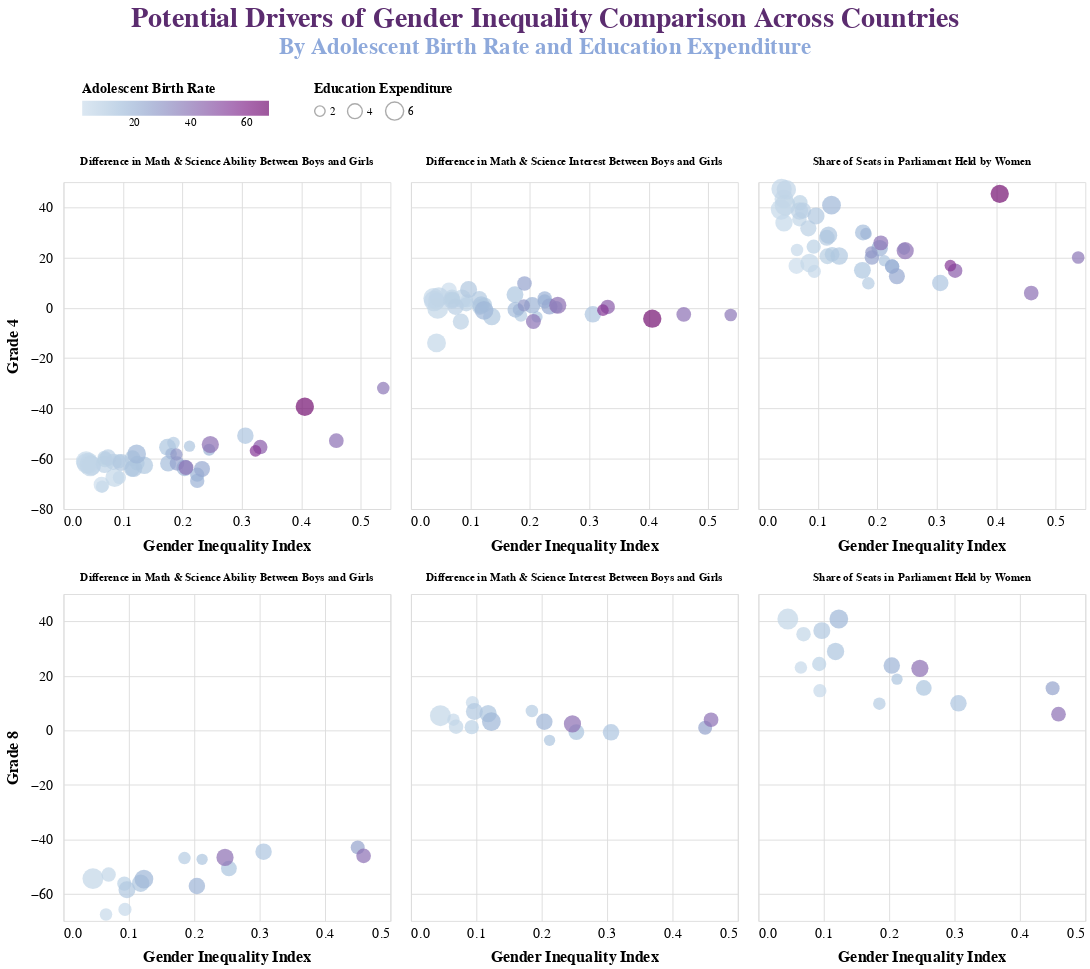

Write notebook code for a chart like this one.
### Code cell
(g4_graph & g8_graph).properties(title={'text': ['Potential Drivers of Gender Inequality Comparison Across Countries'],
           'subtitle': ['By Adolescent Birth Rate and Education Expenditure'],
          }).configure_title(
        fontSize=30,
        fontWeight='bold',
        color='#5B2C6F',
        anchor='middle',
        subtitlePadding=3,
        subtitleColor='#8EA9DB',
        subtitleFontWeight='bolder',
            subtitleFontSize=25,
            offset=5

        ).configure_legend(orient='top',
                          columnPadding=10,
                          offset=10,
                          padding=20,
                          symbolSize=350,
                          labelFontSize=12,
                          titleFontSize=15

        ).configure_axis(
                 labelFontSize=15,
                 titleFontSize=17,
                 titleFontWeight='bolder',
                 titlePadding=10)

### Figure 1 — Vega-Lite specification as saved in the notebook (floating-point values rounded to 4 significant figures; data arrays with more than 128 entries replaced by an {"elided": "..."} marker saying what was removed)
{"config": {"view": {"continuousWidth": 400, "continuousHeight": 300}, "axis": {"labelFontSize": 15, "titleFontSize": 17, "titleFontWeight": "bolder", "titlePadding": 10}, "legend": {"columnPadding": 10, "labelFontSize": 12, "offset": 10, "orient": "top", "padding": 20, "symbolSize": 350, "titleFontSize": 15}, "title": {"anchor": "middle", "color": "#5B2C6F", "fontSize": 30, "fontWeight": "bold", "offset": 5, "subtitleColor": "#8EA9DB", "subtitleFontSize": 25, "subtitleFontWeight": "bolder", "subtitlePadding": 3}}, "vconcat": [{"data": {"name": "data-321869e287df1d734f77c56a8e03affe"}, "facet": {"column": {"type": "nominal", "field": "type", "header": {"labelFontSize": 12, "labelFontWeight": "bold"}, "title": null}}, "spec": {"mark": "circle", "encoding": {"color": {"type": "quantitative", "field": "Adolescent birth rate", "scale": {"scheme": "bluepurple"}, "title": "Adolescent Birth Rate"}, "size": {"type": "quantitative", "field": "Government expenditure on education", "legend": {"symbolFillColor": "7A7A7A"}, "scale": {"range": [0, 500]}, "title": "Education Expenditure"}, "tooltip": {"type": "nominal", "field": "Country"}, "x": {"type": "quantitative", "axis": {"domain": false, "labelPadding": 5, "labels": true, "tickCount": 5, "ticks": false}, "field": "Gender Inequality Index", "scale": {"zero": false}}, "y": {"type": "quantitative", "axis": {"domain": false, "labelPadding": 10, "labels": true, "tickCount": 5, "ticks": false}, "field": "count", "scale": {"zero": false}, "title": "Grade 4"}}, "height": 350, "width": 350}}, {"data": {"name": "data-ba35b8dccd4aecbd51134767038897a0"}, "facet": {"column": {"type": "nominal", "field": "type", "header": {"labelFontSize": 12, "labelFontWeight": "bold"}, "title": null}}, "spec": {"mark": "circle", "encoding": {"color": {"type": "quantitative", "field": "Adolescent birth rate", "scale": {"scheme": "bluepurple"}, "title": "Adolescent Birth Rate"}, "size": {"type": "quantitative", "field": "Government expenditure on education", "legend": {"symbolFillColor": "7A7A7A"}, "scale": {"range": [0, 500]}, "title": "Education Expenditure"}, "tooltip": {"type": "nominal", "field": "Country"}, "x": {"type": "quantitative", "axis": {"domain": false, "labelPadding": 5, "labels": true, "tickCount": 5, "ticks": false}, "field": "Gender Inequality Index", "scale": {"zero": false}}, "y": {"type": "quantitative", "axis": {"domain": false, "labelPadding": 10, "labels": true, "tickCount": 5, "ticks": false}, "field": "count", "scale": {"zero": false}, "title": "Grade 8"}}, "height": 350, "width": 350}}], "title": {"text": ["Potential Drivers of Gender Inequality Comparison Across Countries"], "subtitle": ["By Adolescent Birth Rate and Education Expenditure"]}, "$schema": "https://vega.github.io/schema/vega-lite/v4.8.1.json", "datasets": {"data-321869e287df1d734f77c56a8e03affe": {"elided": "129 records"}, "data-ba35b8dccd4aecbd51134767038897a0": [{"Country": "Singapore", "Gender Inequality Index": 0.065, "Government expenditure on education": 2.854, "Adolescent birth rate": 3.53, "type": "Share of Seats in Parliament Held by Women", "count": 23.0}, {"Country": "Japan", "Gender Inequality Index": 0.094, "Government expenditure on education": 3.186, "Adolescent birth rate": 3.78, "type": "Share of Seats in Parliament Held by Women", "count": 14.51}, {"Country": "Norway", "Gender Inequality Index": 0.045, "Government expenditure on education": 7.976, "Adolescent birth rate": 5.141, "type": "Share of Seats in Parliament Held by Women", "count": 40.83}, {"Country": "Italy", "Gender Inequality Index": 0.069, "Government expenditure on education": 3.829, "Adolescent birth rate": 5.24, "type": "Share of Seats in Parliament Held by Women", "count": 35.26}, {"Country": "Ireland", "Gender Inequality Index": 0.093, "Government expenditure on education": 3.72, "Adolescent birth rate": 7.515, "type": "Share of Seats in Parliament Held by Women", "count": 24.31}, {"Country": "Qatar", "Gender Inequality Index": 0.185, "Government expenditure on education": 2.864, "Adolescent birth rate": 9.922, "type": "Share of Seats in Parliament Held by Women", "count": 9.756}, {"Country": "Australia", "Gender Inequality Index": 0.097, "Government expenditure on education": 5.272, "Adolescent birth rate": 11.71, "type": "Share of Seats in Parliament Held by Women", "count": 36.56}, {"Country": "Oman", "Gender Inequality Index": 0.306, "Government expenditure on education": 4.97, "Adolescent birth rate": 13.06, "type": "Share of Seats in Parliament Held by Women", "count": 9.884}, {"Country": "Bahrain", "Gender Inequality Index": 0.212, "Government expenditure on education": 2.327, "Adolescent birth rate": 13.37, "type": "Share of Seats in Parliament Held by Women", "count": 18.75}, {"Country": "England", "Gender Inequality Index": 0.118, "Government expenditure on education": 5.487, "Adolescent birth rate": 13.37, "type": "Share of Seats in Parliament Held by Women", "count": 28.91}, {"Country": "Malaysia", "Gender Inequality Index": 0.253, "Government expenditure on education": 4.535, "Adolescent birth rate": 13.41, "type": "Share of Seats in Parliament Held by Women", "count": 15.52}, {"Country": "New Zealand", "Gender Inequality Index": 0.123, "Government expenditure on education": 6.443, "Adolescent birth rate": 19.27, "type": "Share of Seats in Parliament Held by Women", "count": 40.83}, {"Country": "United States", "Gender Inequality Index": 0.204, "Government expenditure on education": 4.962, "Adolescent birth rate": 19.86, "type": "Share of Seats in Parliament Held by Women", "count": 23.73}, {"Country": "Jordan", "Gender Inequality Index": 0.45, "Government expenditure on education": 3.589, "Adolescent birth rate": 25.88, "type": "Share of Seats in Parliament Held by Women", "count": 15.38}, {"Country": "Iran", "Gender Inequality Index": 0.459, "Government expenditure on education": 3.955, "Adolescent birth rate": 40.63, "type": "Share of Seats in Parliament Held by Women", "count": 5.882}, {"Country": "Chile", "Gender Inequality Index": 0.247, "Government expenditure on education": 5.403, "Adolescent birth rate": 41.05, "type": "Share of Seats in Parliament Held by Women", "count": 22.73}, {"Country": "Singapore", "Gender Inequality Index": 0.065, "Government expenditure on education": 2.854, "Adolescent birth rate": 3.53, "type": "Difference in Math & Science Interest Between Boys and Girls", "count": 3.888}, {"Country": "Japan", "Gender Inequality Index": 0.094, "Government expenditure on education": 3.186, "Adolescent birth rate": 3.78, "type": "Difference in Math & Science Interest Between Boys and Girls", "count": 10.14}, {"Country": "Norway", "Gender Inequality Index": 0.045, "Government expenditure on education": 7.976, "Adolescent birth rate": 5.141, "type": "Difference in Math & Science Interest Between Boys and Girls", "count": 5.327}, {"Country": "Italy", "Gender Inequality Index": 0.069, "Government expenditure on education": 3.829, "Adolescent birth rate": 5.24, "type": "Difference in Math & Science Interest Between Boys and Girls", "count": 1.292}, {"Country": "Ireland", "Gender Inequality Index": 0.093, "Government expenditure on education": 3.72, "Adolescent birth rate": 7.515, "type": "Difference in Math & Science Interest Between Boys and Girls", "count": 1.132}, {"Country": "Qatar", "Gender Inequality Index": 0.185, "Government expenditure on education": 2.864, "Adolescent birth rate": 9.922, "type": "Difference in Math & Science Interest Between Boys and Girls", "count": 7.065}, {"Country": "Australia", "Gender Inequality Index": 0.097, "Government expenditure on education": 5.272, "Adolescent birth rate": 11.71, "type": "Difference in Math & Science Interest Between Boys and Girls", "count": 6.836}, {"Country": "Oman", "Gender Inequality Index": 0.306, "Government expenditure on education": 4.97, "Adolescent birth rate": 13.06, "type": "Difference in Math & Science Interest Between Boys and Girls", "count": -0.7771}, {"Country": "Bahrain", "Gender Inequality Index": 0.212, "Government expenditure on education": 2.327, "Adolescent birth rate": 13.37, "type": "Difference in Math & Science Interest Between Boys and Girls", "count": -3.714}, {"Country": "England", "Gender Inequality Index": 0.118, "Government expenditure on education": 5.487, "Adolescent birth rate": 13.37, "type": "Difference in Math & Science Interest Between Boys and Girls", "count": 6.067}, {"Country": "Malaysia", "Gender Inequality Index": 0.253, "Government expenditure on education": 4.535, "Adolescent birth rate": 13.41, "type": "Difference in Math & Science Interest Between Boys and Girls", "count": -0.7089}, {"Country": "New Zealand", "Gender Inequality Index": 0.123, "Government expenditure on education": 6.443, "Adolescent birth rate": 19.27, "type": "Difference in Math & Science Interest Between Boys and Girls", "count": 3.176}, {"Country": "United States", "Gender Inequality Index": 0.204, "Government expenditure on education": 4.962, "Adolescent birth rate": 19.86, "type": "Difference in Math & Science Interest Between Boys and Girls", "count": 3.106}, {"Country": "Jordan", "Gender Inequality Index": 0.45, "Government expenditure on education": 3.589, "Adolescent birth rate": 25.88, "type": "Difference in Math & Science Interest Between Boys and Girls", "count": 0.9347}, {"Country": "Iran", "Gender Inequality Index": 0.459, "Government expenditure on education": 3.955, "Adolescent birth rate": 40.63, "type": "Difference in Math & Science Interest Between Boys and Girls", "count": 3.852}, {"Country": "Chile", "Gender Inequality Index": 0.247, "Government expenditure on education": 5.403, "Adolescent birth rate": 41.05, "type": "Difference in Math & Science Interest Between Boys and Girls", "count": 2.318}, {"Country": "Singapore", "Gender Inequality Index": 0.065, "Government expenditure on education": 2.854, "Adolescent birth rate": 3.53, "type": "Difference in Math & Science Ability Between Boys and Girls", "count": -67.63}, {"Country": "Japan", "Gender Inequality Index": 0.094, "Government expenditure on education": 3.186, "Adolescent birth rate": 3.78, "type": "Difference in Math & Science Ability Between Boys and Girls", "count": -65.79}, {"Country": "Norway", "Gender Inequality Index": 0.045, "Government expenditure on education": 7.976, "Adolescent birth rate": 5.141, "type": "Difference in Math & Science Ability Between Boys and Girls", "count": -54.46}, {"Country": "Italy", "Gender Inequality Index": 0.069, "Government expenditure on education": 3.829, "Adolescent birth rate": 5.24, "type": "Difference in Math & Science Ability Between Boys and Girls", "count": -53.0}, {"Country": "Ireland", "Gender Inequality Index": 0.093, "Government expenditure on education": 3.72, "Adolescent birth rate": 7.515, "type": "Difference in Math & Science Ability Between Boys and Girls", "count": -56.32}, {"Country": "Qatar", "Gender Inequality Index": 0.185, "Government expenditure on education": 2.864, "Adolescent birth rate": 9.922, "type": "Difference in Math & Science Ability Between Boys and Girls", "count": -46.94}, {"Country": "Australia", "Gender Inequality Index": 0.097, "Government expenditure on education": 5.272, "Adolescent birth rate": 11.71, "type": "Difference in Math & Science Ability Between Boys and Girls", "count": -58.55}, {"Country": "Oman", "Gender Inequality Index": 0.306, "Government expenditure on education": 4.97, "Adolescent birth rate": 13.06, "type": "Difference in Math & Science Ability Between Boys and Girls", "count": -44.59}, {"Country": "Bahrain", "Gender Inequality Index": 0.212, "Government expenditure on education": 2.327, "Adolescent birth rate": 13.37, "type": "Difference in Math & Science Ability Between Boys and Girls", "count": -47.38}, {"Country": "England", "Gender Inequality Index": 0.118, "Government expenditure on education": 5.487, "Adolescent birth rate": 13.37, "type": "Difference in Math & Science Ability Between Boys and Girls", "count": -56.16}, {"Country": "Malaysia", "Gender Inequality Index": 0.253, "Government expenditure on education": 4.535, "Adolescent birth rate": 13.41, "type": "Difference in Math & Science Ability Between Boys and Girls", "count": -50.76}, {"Country": "New Zealand", "Gender Inequality Index": 0.123, "Government expenditure on education": 6.443, "Adolescent birth rate": 19.27, "type": "Difference in Math & Science Ability Between Boys and Girls", "count": -54.65}, {"Country": "United States", "Gender Inequality Index": 0.204, "Government expenditure on education": 4.962, "Adolescent birth rate": 19.86, "type": "Difference in Math & Science Ability Between Boys and Girls", "count": -57.18}, {"Country": "Jordan", "Gender Inequality Index": 0.45, "Government expenditure on education": 3.589, "Adolescent birth rate": 25.88, "type": "Difference in Math & Science Ability Between Boys and Girls", "count": -43.01}, {"Country": "Iran", "Gender Inequality Index": 0.459, "Government expenditure on education": 3.955, "Adolescent birth rate": 40.63, "type": "Difference in Math & Science Ability Between Boys and Girls", "count": -46.12}, {"Country": "Chile", "Gender Inequality Index": 0.247, "Government expenditure on education": 5.403, "Adolescent birth rate": 41.05, "type": "Difference in Math & Science Ability Between Boys and Girls", "count": -46.68}]}}
